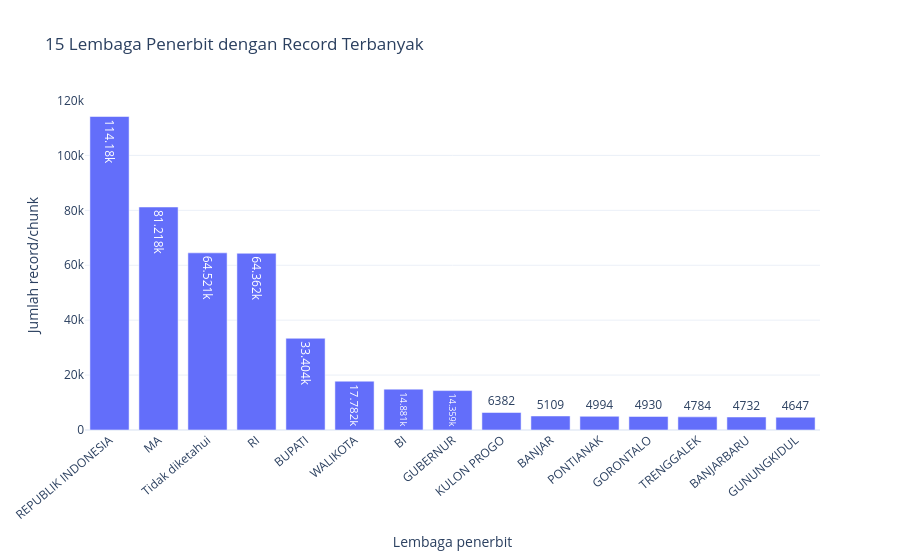

Here is the notebook cell this chart was saved with:
### Markdown cell above
### Visualisasi tambahan. Lembaga penerbit peraturan

Grafik tambahan ini tidak menggantikan enam visualisasi utama. Tujuannya memperlihatkan konsentrasi record berdasarkan lembaga penerbit.

### Code cell
distribusi_lembaga = (
    lf.select(
        pl.col("enacting_body")
        .fill_null("Tidak diketahui")
        .alias("enacting_body")
    )
    .group_by("enacting_body")
    .agg(pl.len().alias("jumlah_record"))
    .sort("jumlah_record", descending=True)
    .head(15)
    .collect(engine="streaming")
)

display(distribusi_lembaga)

fig7 = px.bar(
    x=distribusi_lembaga["enacting_body"].to_list(),
    y=distribusi_lembaga["jumlah_record"].to_list(),
    text_auto=True,
    title="15 Lembaga Penerbit dengan Record Terbanyak",
    labels={
        "x": "Lembaga penerbit",
        "y": "Jumlah record/chunk"
    }
)

fig7.update_layout(
    template="plotly_white",
    xaxis_tickangle=-40
)
fig7.show()

### Figure 1 — Plotly figure (JSON) as saved in the notebook; plotly's stock layout.template omitted (floating-point values rounded to 4 significant figures)
{"data": [{"hovertemplate": "Lembaga penerbit=%{x}<br>Jumlah record/chunk=%{y}<extra></extra>", "legendgroup": "", "marker": {"color": "#636efa", "pattern": {"shape": ""}}, "name": "", "orientation": "v", "showlegend": false, "textposition": "auto", "texttemplate": "%{y}", "type": "bar", "x": ["REPUBLIK INDONESIA", "MA", "Tidak diketahui", "RI", "BUPATI", "WALIKOTA", "BI", "GUBERNUR", "KULON PROGO", "BANJAR", "PONTIANAK", "GORONTALO", "TRENGGALEK", "BANJARBARU", "GUNUNGKIDUL"], "xaxis": "x", "y": [114180, 81218, 64521, 64362, 33404, 17782, 14881, 14359, 6382, 5109, 4994, 4930, 4784, 4732, 4647], "yaxis": "y"}], "layout": {"barmode": "relative", "legend": {"tracegroupgap": 0}, "title": {"text": "15 Lembaga Penerbit dengan Record Terbanyak"}, "xaxis": {"anchor": "y", "domain": [0, 1], "tickangle": -40, "title": {"text": "Lembaga penerbit"}}, "yaxis": {"anchor": "x", "domain": [0, 1], "title": {"text": "Jumlah record/chunk"}}}}
